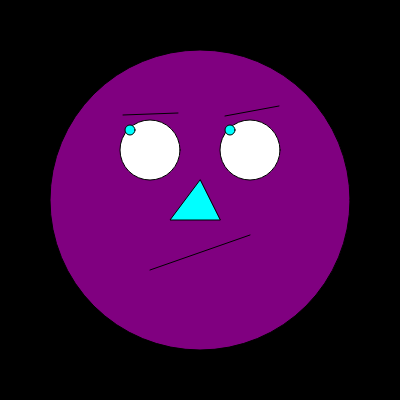
Frame 1 (no input)
Frame 60 (no input): identical to frame 1, image omitted
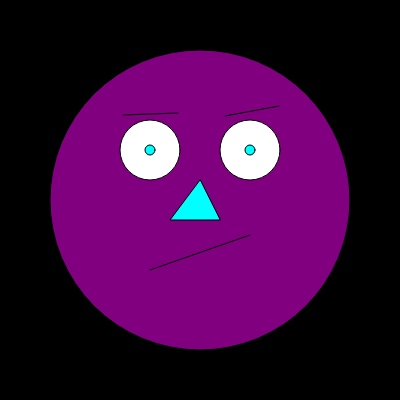
Frame 120 (the mouse pressed at the canvas centre since frame 60)

The p5.js sketch that drew these frames (run headless with seeded random() and noise() and a simulated clock; from frame 60 on, the mouse is pressed at the canvas centre):

// p5.js sketch
// ── sketch.js
function setup() {
  createCanvas(400, 400);
}

function draw() {
  background("black");
   fill("purple");
  circle (200,200,300);
  
   fill("white");
  circle (150,150,60);
  
   fill ("white");
  circle (250,150,60);
  
  line (150,270,250,235);
  fill ("cyan");
  triangle (200,180,170,220,220,220);
  line(123,115,178,113); //sombrancelha esquerda
  line(225,116,279,106); //sombrancelha direita
 // circle(150,150,10); // pupila olho esquerdo
  // circle(250,150,10); // pupila olho direito
  
  olhoX = map(mouseX,0 ,400,130,170);
  olhoY = map(mouseY,0 ,400,130,170);
  
  circle(olhoX,olhoY,10); //nova pupila esquerda
   circle(olhoX+100,olhoY,10); //nova pupila esquerda

  
  if (mouseIsPressed) {
    console.log(mouseX, mouseY);
  }
}
